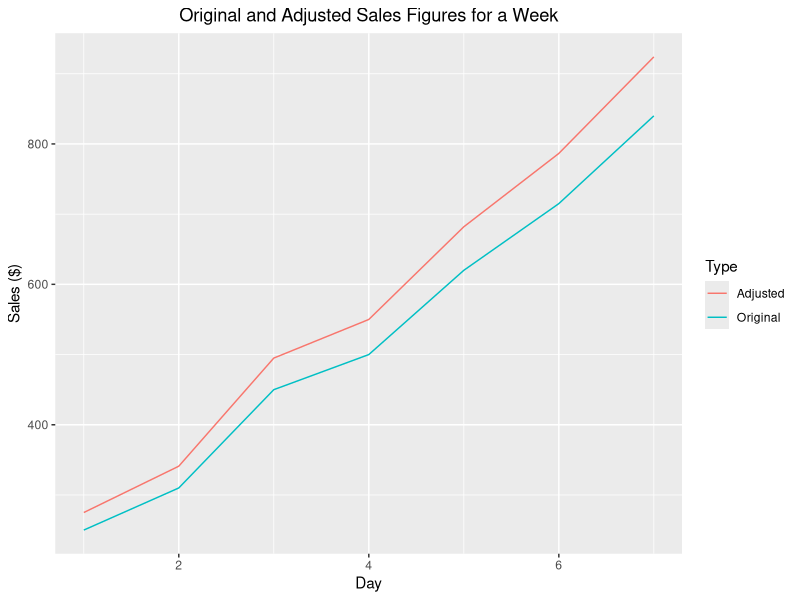
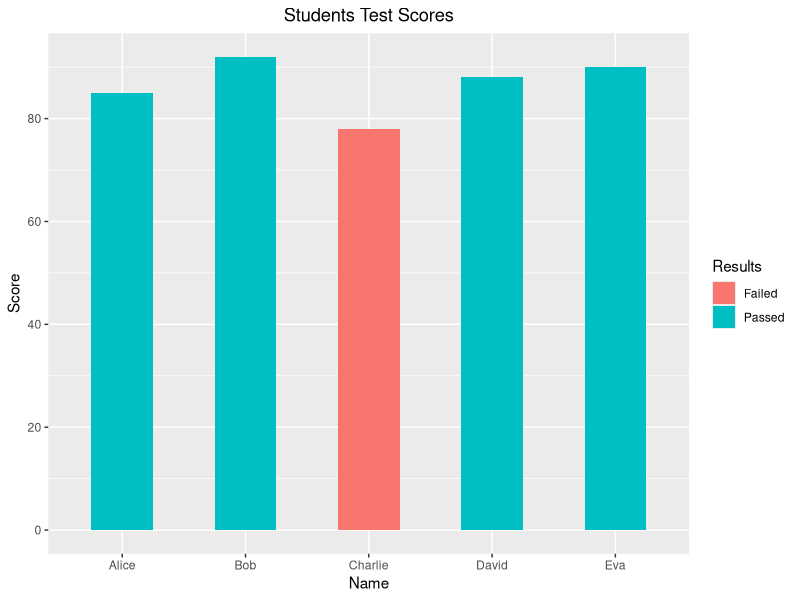
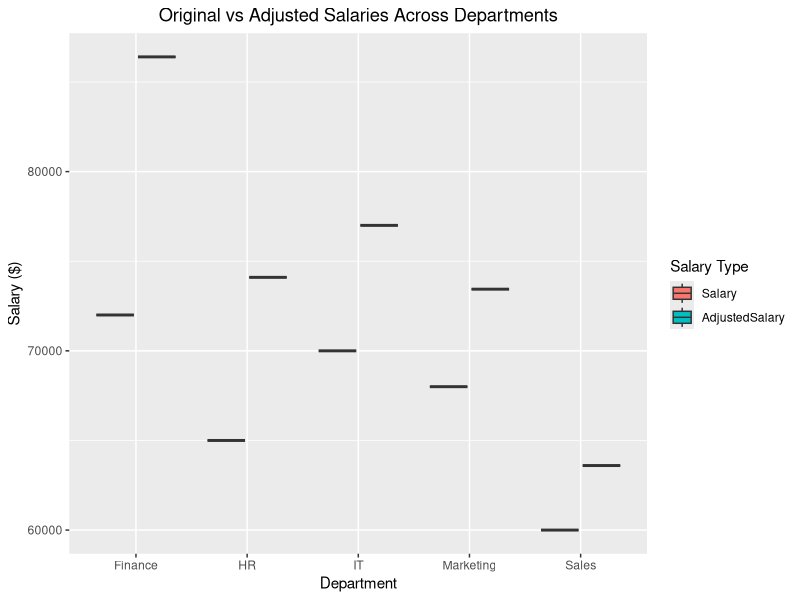
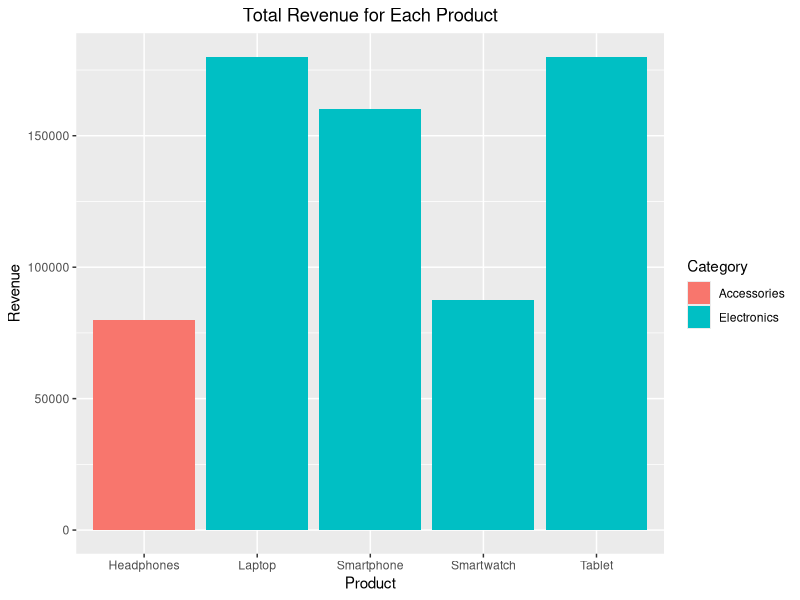
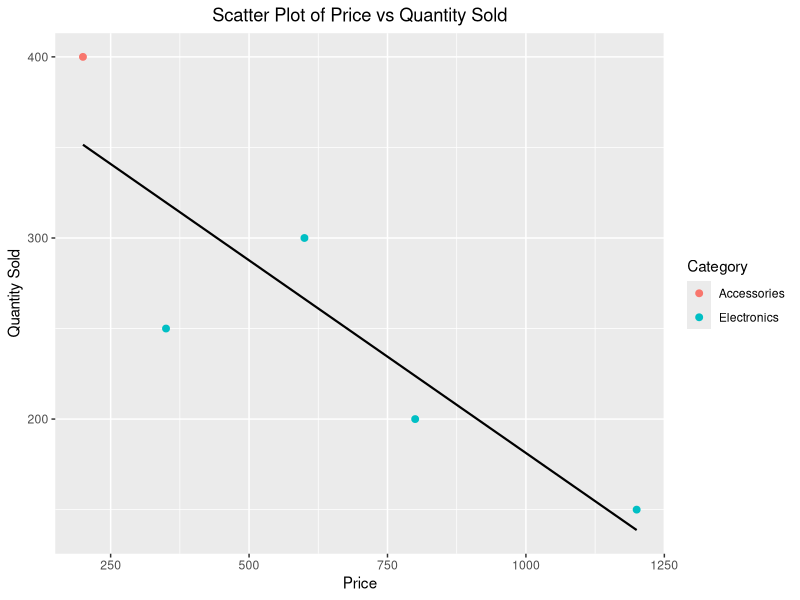
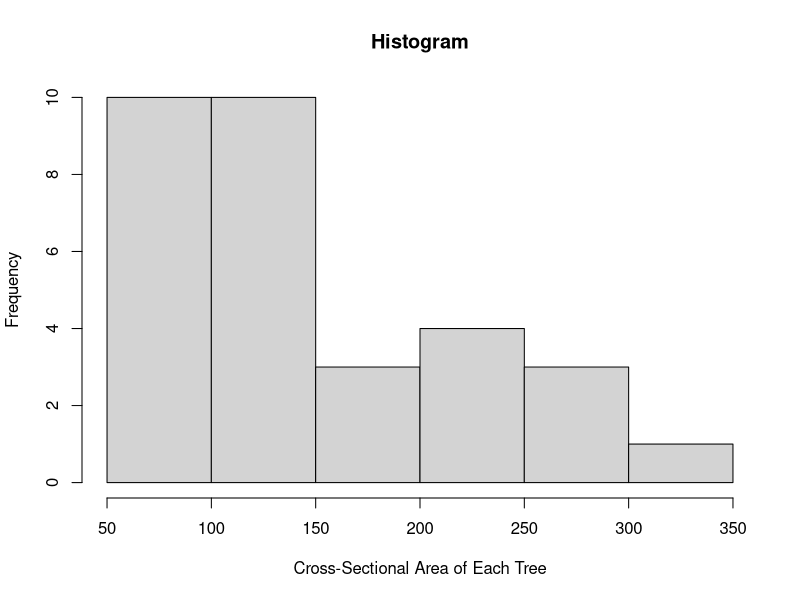
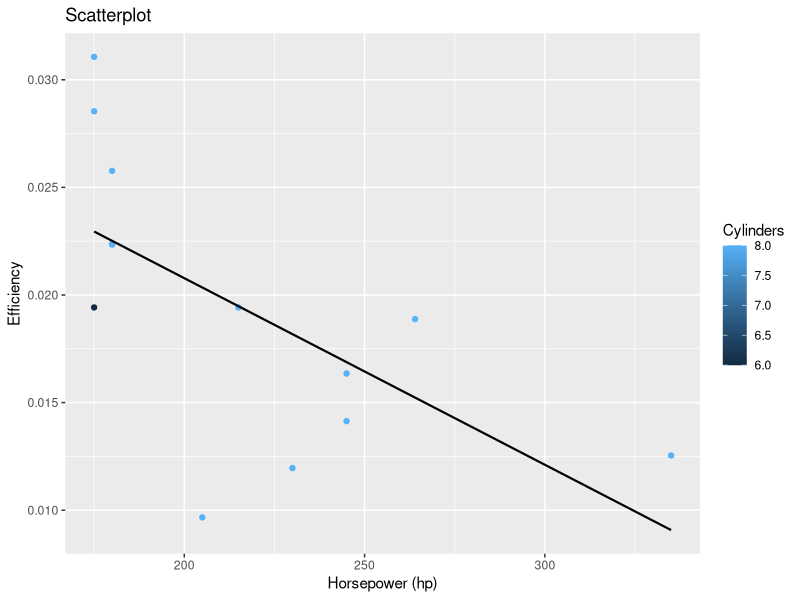

Here is the R script that generated these plots, in order:
## ---- chunk 1
## a) vector that contains sales figures for a week
sales <- c(250, 310, 450, 500, 620, 715, 840)
sales
## ---- chunk 2
sales_summary <- function(sales){         #function uses sales vector as default 
  tot <- sum(sales)       #caclulates sum of vector and assigns to variable
  avg <- mean(sales)       #calculates mean of vector and assigns to variable
  return(c("sum"= tot, "mean"= avg))     #returns both sum and mean variables with written labels
}
sales_summary(sales)
## ---- chunk 3
adjusted_sales <- function(sales,perc = 10){      
  adj <- sales + ((perc/100)*sales)  
  output <- c(sort(adj, decreasing = TRUE))   #sorts adj variable values in decreasing order
  vector 
  return(output)                   #outputs new vector
}

## testing adjust_sales function with 10% increase using the sales vector
adjusted_sales(sales, 10)

## ---- chunk 4
## d) another test of adjust_sales function using random vector 
other <- c(10, 6, 18, 59, 100, 16, 80, 13, 120, 200)
adjusted_sales(other, 10)
## ---- chunk 5
## e) test of adjust_sales function using another percentage
adjusted_sales(other, 15)
## ---- chunk 6
adj <- sales + ((10/100)*sales)   #permanently creates adj vector to add to global environment  

#creating dataframe with the original and new adj vector and day numbers for ggplot 
forplot <- data.frame(Day = c(1,2,3,4,5,6,7),   
                      Original = sales, Adjusted = adj)  

library(ggplot2)

ggplot(forplot, aes(x = Day)) +       #initializing input data to be used for ggplot graphs
  geom_line(aes(y = Original, colour = "Original")) +    #geom_line specifically creates line graph
  geom_line((aes(y = Adjusted, colour = "Adjusted"))) +    #two geom_line() used for each y 
  labs(title = "Original and Adjusted Sales Figures for a Week", 
       y = "Sales ($)", colour = "Type") +                  #labels for graph
  theme(plot.title = element_text(hjust = 0.5))      #centers the plot title


## ---- chunk 7
students <- data.frame(
  Name = c("Alice", "Bob", "Charlie", "David", "Eva"),
  Age = c(23, 22, 24, 21, 23),
  Score = c(85, 92, 78, 88, 90)
  )
students
## ---- chunk 8
## adds new column called Passed to students dataframe 
#outputs TRUE/FALSE to column (TRUE if >80, FAlSE if less than 80)  
students$Passed <- ifelse(students$Score > 80,TRUE,FALSE)    
students
## ---- chunk 9
# calculates mean, median, SD while also creating new dataframe with Age/Score columns 
stats <- data.frame(Age = c(mean(students$Age),median(students$Age),sd(students$Age)),
                    Score = c(mean(students$Score),median(students$Score),sd(students$Score)))


#adds mean/med/sd row names to the new dataframe in same order they were caclulated/added for clearer presentation
rownames(stats) <- c("mean","median","SD")   
stats
## ---- chunk 10
students[which(students$Score == max(students[,3])),]
#max() finds highest value in 3rd (Score) column
#which() outputs the row number with that max value 
#students[] used to display the details from that row/columns
## ---- chunk 11
#outputs all columns but only rows in the passed column with TRUE value
passed_students <- students[students$Passed == TRUE,]   
passed_students

## ---- chunk 12
ggplot(data = students, aes(x = Name,y = Score, fill = Passed)) +
         geom_col(width = 0.5) + scale_y_continuous(breaks = seq(0,100,20)) +        
  labs(title = "Students Test Scores", fill = "Results") + scale_fill_hue(labels = c("Failed","Passed")) + theme(plot.title = element_text(hjust = 0.5))  

#geom_col creates bar graph with heights that represent actual values
#scale_y_continuous specifies the y axis scale to start 0 max 100 and going up by 20s
#scale_fill_hue used to rename legend values from TRUE/FALSE to passed/failed for clarity
#theme() used to center the title

## ---- chunk 13
employees <- data.frame(
  Department = c("Sales", "HR", "IT", "Finance", "Marketing"),
  Name = c("John", "Jane", "Doe", "Smith", "Emily"),
  EmployeeID = c(101, 102, 103, 104, 105), 
  Salary = c(60000, 65000, 70000, 72000, 68000),
  Experience = c(3, 7, 5, 10, 4)
  )
employees
## ---- chunk 14
meansal <- sapply(employees[,4], mean)     #caclulates and saves mean salary to variable
medsal <- sapply(employees[,4], median)   #calculates and saves median salary to variable

department_summary <- function(dep,avg,meds){
  summarydf <- data.frame(Department = dep, MeanSalary = avg, MedianSalary = meds)
  return(summarydf)
}

# more of a general function that can be applied to any dataframe, where department column (dep), mean salary (avg), and median salary (meds) have to be specified in the input

department_summary(employees$Department,meansal,medsal)  #input with mean/median vectors created earlier


# or this function which is specific to department_summary dataset, and directly calculates mean/median 
# department_summary <- function(){
#   summarydf <- data.frame(Department = employees$Department,MeanSalary = sapply(employees[,4], mean), MedianSalary = sapply(employees[,4], median))
#   return(summarydf)
# }
# 
# department_summary() 
## ---- chunk 15

top_earner <- function(){
  print("Highest Salary in Each Department",quote = FALSE)
  for (i in employees[,1]){          #goes through every row of department column 
    sm <- which(employees[,1] == i)     #finds row number of the particular department (i)
    high <- max(employees[sm,4])   #uses that row number to find max salary in the 4th (salary) column
    print(paste("Department:",employees[sm,1],",","Name:", 
                employees[sm,2],",","Salary:",high,",", "Experience:",employees[sm,5]),quote = FALSE)   
  }
  
}

#function then prints the max salary and other columns/rows with labels for details of the employee
#quotes are removed with quote = FALSE for better presentation

top_earner()


## ---- chunk 16
employees$AdjustedSalary <- (employees$Salary + (((employees$Experience*2)/100)*employees$Salary))
employees

#(employees$Experience*2)/100 calculates the percentage for every year 
#and then *employees$Salary calculates that percentage of salary, which is then 
#added to + employees$Salary and assigned to new column

## ---- chunk 17
high_earners <- employees[employees$AdjustedSalary > 70000,] 
#shows rows with adjusted salary values above 70000, and all columns
high_earners

## ---- chunk 18
## creating a long format dataframe with three columns and 
#salary and adjusted salary values in same column for use in ggplot to make a clustered box plot 

longformat <- reshape2::melt(employees, id.vars = "Department", 
                                 measure.vars = c("Salary", "AdjustedSalary"),
                                 variable.name = "SalaryType", 
                                 value.name = "Amount")

ggplot(longformat, aes(x = Department, y = Amount, fill = SalaryType)) +
  geom_boxplot() +            #used to make boxplot
  labs(title = "Original vs Adjusted Salaries Across Departments",
       x = "Department",
       y = "Salary ($)",
       fill = "Salary Type") + theme(plot.title = element_text(hjust = 0.5))



## ---- chunk 19
products <- data.frame(
  ProductID = c(201, 202, 203, 204, 205),
  ProductName = c("Laptop", "Smartphone", "Tablet", "Headphones", "Smartwatch"),
  Category = c("Electronics", "Electronics", "Electronics", "Accessories", "Electronics"),
  Price = c(1200, 800, 600, 200, 350),
  QuantitySold = c(150, 200, 300, 400, 250)
)

products

## ---- chunk 20
#this function is specific to the products dataset, not a general function
#function directly calculates revenue and adds it to a new column 
calculate_revenue <- function(){
  products$Revenue <- products$Price*products$QuantitySold    
  return(products)
}

calculate_revenue()


## ---- chunk 21
#permanently adds new column Revenue to dataframe so it can be filtered 
products$Revenue <- (Revenue = products$Price*products$QuantitySold)  

#outputs all columns with rows that have the max salary in the revnue (6) column
products[Revenue == max(products[,6]),]

## ---- chunk 22
library(dplyr)

category_revenue <- function(){
  new <- data.frame(products %>% group_by(Category) %>%     
                      summarise(TotalRevenue = sum(Revenue)))
  return(new)
}

# the %>% pipes the products dataframe into group_by() function which groups products by 
#category, which is then piped into the summarise() function which creates new dataframe with 
#a row for each category and new column (TotalRevenue) which has the sum() of the Revenue assigned to it

category_revenue()


## ---- chunk 23
library(ggplot2)
ggplot(products, aes(x = ProductName, y = Revenue, fill = Category)) + 
  geom_col() + labs(title = "Total Revenue for Each Product", x = "Product") +
  theme(plot.title = element_text(hjust = 0.5))

## ---- chunk 24
ggplot(products, aes(x = Price, y = QuantitySold, color = Category)) +
  geom_point(size = 2) +       #sets size of each data point
  geom_smooth(method = "lm", se = FALSE, linewidth = 0.75 , colour = 'black') +  
  labs(title = "Scatter Plot of Price vs Quantity Sold", y = "Quantity Sold") + 
  theme(plot.title = element_text(hjust = 0.5))

#geom_smooth to add a black linear model/trend line, and no confidence interval (se = false)
## ---- chunk 25
## loading dataset to run the corrected code 
students <- data.frame(
Name = c("Alice", "Bob", "Charlie", "David", "Eva"),
Age = c(23, 22, 24, 21, 23),
Score = c(85, 92, 78, 88, 90)
)

## this is the corrected code with the comma after 80
high_scorers_ages <- students[students$Score > 80,][, "Age"]
print(high_scorers_ages)

## ---- chunk 26
employee_list <- list(
Name = "John",
Age = 30,
Department = "HR",
Salary = 50000
)

## corrected code
salary <- employee_list["Salary"]
print(salary)
## ---- chunk 27
sales_data <- array(1:27, dim = c(3, 3, 3))

## corrected code

value <- sales_data[2, 2, 1]
print(value)
## ---- chunk 28
products <- data.frame(
ProductID = c(201, 202, 203, 204, 205),
ProductName = c("Laptop", "Smartphone", "Tablet", "Headphones", "Smartwatch"),
Category = c("Electronics", "Electronics", "Electronics", "Accessories", "Electronics"),
Price = c(1200, 800, 600, 200, 350),
QuantitySold = c(150, 200, 300, 400, 250)
)

## corrected code
expensive_products <- products[products$Price >= 500, ]
print(expensive_products)
## ---- chunk 29
trees
str(trees) 
## ---- chunk 30
apply(trees,2,mean) #calculates mean of all three columns (girth, height, volume)
## ---- chunk 31
count <- 0   # setting this variable so it can add up the outputs from the loop
for (i in trees[,3]) {      # will check every row in the volume column 
  if (i > 30.17097){
    count <- count + 1     #+1 will be added to count if value is greater than mean
  }
} 
print(count)

## ---- chunk 32
rad = c()  # empty vector to add the converted values to
for (i in trees[,1]) {   #checks for every row (i) in the 1st (girth) column 
  rad <- append(rad,i/2) # i (girth value) divided by 2 = radius which is then appended to rad vector
}
rad 

## ---- chunk 33
Area = c()   #empty vector to add the calculated values to
for (j in rad) {        #checks for every value in rad vector made earlier 
  Area <- append(Area,(pi*(j^2)))  #using formula pi*r^2 to calculate area and add to vector
}
Area
## ---- chunk 34
IQR(Area)
## ---- chunk 35
hist(Area, main = "Histogram", 
     ylab = "Frequency", xlab = "Cross-Sectional Area of Each Tree")

## ---- chunk 36
trees <- cbind(trees, Area)  #adding Area vector to dataset to work with that instead

which.max(trees$Area)  #finds the row number of the row with the maximum area 

## ---- chunk 37
trees[31,] #outputs all the columns for the 31st row which was found to have the max area

## ---- chunk 38
mtcars
## ---- chunk 39
filtered_cars <- filter(mtcars, hp > 150 & cyl >= 6)
filtered_cars
 #filter() shows only rows that match both (&) conditions
## ---- chunk 40
# general function that requires mpg, hp, and wt to be specified
efficiency_score <- function(mpg = filtered_cars[,1], hp = filtered_cars[,4], 
                             wt = filtered_cars[,6]){
  score <- mpg/(hp * wt)
  return(score)
}

# vector output of this function is added to new variable 
Efficiency <- efficiency_score()

filtered_cars <- cbind(filtered_cars, Efficiency) #variable/vector added as a new column to dataset
filtered_cars


## ---- chunk 41
first <- quantile(filtered_cars$Efficiency, probs = 0.01)    #calculates 1st percentile 
ninety <- quantile(filtered_cars$Efficiency, probs = 0.99)   #calculates  99th percentile 

for (i in filtered_cars$Efficiency){       #checks every row (i) of efficiency column
  if (i < first || i > ninety) {    #where value is less than 1st percentile. OR (||) greater than 99th percentile
    pt <- which(filtered_cars$Efficiency == i)     #finds which rows those values are located in        
    print(paste(pt,i), quote = FALSE)     ## prints both the row number and the value at that row
  }
}


## ---- chunk 42
filtered_cars$Efficiency[c(7,12)] <- mean(filtered_cars[-c(7,12),12])   
filtered_cars

#calculates mean without row 7 and 12 of the efficiency (12) column, 
#which were the rows found earlier to contain the outlier efficiencies
#then adds that mean to row 7/12 of efficiency column

## ---- chunk 43
ggplot(filtered_cars, aes(x = hp, y = Efficiency, colour = cyl)) +
  geom_point() + geom_smooth(method = "lm", se = FALSE, linewidth = 0.75,       
                             colour = 'black') + 
  labs(title = "Scatterplot", x = "Horsepower (hp)", colour = "Cylinders")
                                                      
#geom_point makes scatterplot, and geom_smooth used to add linear model trend line, 
#without confidence interval (se = FALSE)
